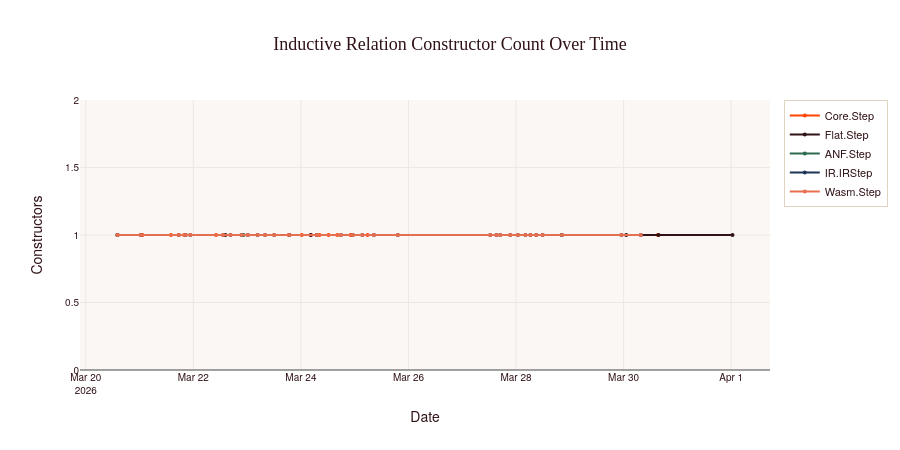

Write notebook code for a chart like this one.
### Markdown cell above
## 12. Inductive Step/Steps/Behaves Relations — Evolution

### Code cell
# Track the core inductive relations that define program semantics
inductives_to_track = [
    ('VerifiedJS/Core/Semantics.lean', 'Step', 'Core.Step'),
    ('VerifiedJS/Core/Semantics.lean', 'Behaves', 'Core.Behaves'),
    ('VerifiedJS/Flat/Semantics.lean', 'Step', 'Flat.Step'),
    ('VerifiedJS/Flat/Semantics.lean', 'Behaves', 'Flat.Behaves'),
    ('VerifiedJS/ANF/Semantics.lean', 'Step', 'ANF.Step'),
    ('VerifiedJS/ANF/Semantics.lean', 'Behaves', 'ANF.Behaves'),
    ('VerifiedJS/Wasm/Semantics.lean', 'IRStep', 'IR.IRStep'),
    ('VerifiedJS/Wasm/Semantics.lean', 'IRBehaves', 'IR.IRBehaves'),
    ('VerifiedJS/Wasm/Semantics.lean', 'Step', 'Wasm.Step'),
    ('VerifiedJS/Wasm/Semantics.lean', 'Behaves', 'Wasm.Behaves'),
]

def track_inductive_evolution(filepath, ind_name, sample_every=10):
    """Track an inductive's constructor count and body over commits."""
    history = []
    commits_touching = list(repo.iter_commits('main', paths=filepath))
    commits_touching.reverse()

    prev_body = None
    for i, c in enumerate(commits_touching):
        if i % sample_every != 0 and i != len(commits_touching) - 1:
            continue
        try:
            blob = c.tree / filepath
            content = blob.data_stream.read().decode('utf-8', errors='replace')
            lines = content.splitlines()

            body = None
            for j, line in enumerate(lines):
                if re.match(rf'^(inductive|def)\s+{re.escape(ind_name)}\b', line):
                    body_lines = [line]
                    for k in range(j+1, min(j+60, len(lines))):
                        if re.match(r'^(private\s+)?(theorem|lemma|def|inductive|structure|instance|class|end|namespace|section)\b', lines[k]):
                            break
                        body_lines.append(lines[k])
                    body = '\n'.join(body_lines)
                    break

            if body:
                changed = body != prev_body
                constructors = sum(1 for l in body.splitlines() if re.match(r'\s+\|', l))
                prev_body = body
                history.append({
                    'ts': datetime.fromtimestamp(c.authored_date),
                    'hash': c.hexsha[:8],
                    'body': body,
                    'changed': changed,
                    'constructors': constructors,
                    'lines': len(body.splitlines()),
                })
        except (KeyError, TypeError):
            pass
    return pd.DataFrame(history)

# Plot constructor counts over time
fig = go.Figure()
for filepath, ind_name, label in inductives_to_track:
    h = track_inductive_evolution(filepath, ind_name, sample_every=15)
    if not h.empty and h['constructors'].max() > 0:
        fig.add_trace(go.Scatter(x=h['ts'], y=h['constructors'], name=label, mode='lines+markers',
            marker=dict(size=4)))

fig.update_layout(title='Inductive Relation Constructor Count Over Time', height=450,
    yaxis_title='Constructors', xaxis_title='Date')
fig.show()

### Figure 1 — Plotly figure (JSON) as saved in the notebook; plotly's stock layout.template omitted (floating-point values rounded to 4 significant figures)
{"data": [{"marker": {"size": 4}, "mode": "lines+markers", "name": "Core.Step", "type": "scatter", "x": ["2026-03-20T14:10:01.000000", "2026-03-21T01:20:02.000000", "2026-03-21T14:00:02.000000", "2026-03-21T19:55:01.000000", "2026-03-22T10:10:01.000000", "2026-03-23T18:35:01.000000", "2026-03-24T00:25:01.000000", "2026-03-24T04:25:01.000000", "2026-03-24T08:20:01.000000", "2026-03-24T12:20:01.000000", "2026-03-24T16:15:02.000000", "2026-03-24T22:10:01.000000", "2026-03-25T05:45:02.000000", "2026-03-30T15:15:01.000000"], "y": [1, 1, 1, 1, 1, 1, 1, 1, 1, 1, 1, 1, 1, 1]}, {"marker": {"size": 4}, "mode": "lines+markers", "name": "Flat.Step", "type": "scatter", "x": ["2026-03-20T14:10:01.000000", "2026-03-22T14:20:01.000000", "2026-03-24T04:25:01.000000", "2026-03-30T01:10:02.000000", "2026-03-30T15:35:01.000000", "2026-04-01T00:35:02.000000"], "y": [1, 1, 1, 1, 1, 1]}, {"marker": {"size": 4}, "mode": "lines+markers", "name": "ANF.Step", "type": "scatter", "x": ["2026-03-20T14:10:01.000000", "2026-03-22T22:25:01.000000", "2026-03-28T20:20:02.000000"], "y": [1, 1, 1]}, {"marker": {"size": 4}, "mode": "lines+markers", "name": "IR.IRStep", "type": "scatter", "x": ["2026-03-21T00:30:01.000000", "2026-03-21T17:30:02.000000", "2026-03-21T20:35:01.000000", "2026-03-21T22:40:01.000000", "2026-03-22T13:20:01.000000", "2026-03-22T16:35:02.000000", "2026-03-22T21:30:02.000000", "2026-03-23T00:20:01.000000", "2026-03-23T04:40:01.000000", "2026-03-23T08:00:02.000000", "2026-03-23T12:05:02.000000", "2026-03-23T18:55:01.000000", "2026-03-24T07:00:02.000000", "2026-03-24T17:50:02.000000", "2026-03-24T23:10:02.000000", "2026-03-25T03:25:02.000000", "2026-03-25T08:35:03.000000", "2026-03-25T19:15:01.000000", "2026-03-27T12:30:02.000000", "2026-03-27T15:15:02.000000", "2026-03-27T16:55:01.000000", "2026-03-27T21:25:02.000000", "2026-03-28T00:50:01.000000", "2026-03-28T04:10:16.000000", "2026-03-28T06:25:01.000000", "2026-03-28T09:00:02.000000", "2026-03-28T11:50:01.000000", "2026-03-28T20:30:02.000000", "2026-03-29T23:00:01.000000", "2026-03-30T07:40:01.000000"], "y": [1, 1, 1, 1, 1, 1, 1, 1, 1, 1, 1, 1, 1, 1, 1, 1, 1, 1, 1, 1, 1, 1, 1, 1, 1, 1, 1, 1, 1, 1]}, {"marker": {"size": 4}, "mode": "lines+markers", "name": "Wasm.Step", "type": "scatter", "x": ["2026-03-20T14:10:01.000000", "2026-03-21T00:30:01.000000", "2026-03-21T17:30:02.000000", "2026-03-21T20:35:01.000000", "2026-03-21T22:40:01.000000", "2026-03-22T13:20:01.000000", "2026-03-22T16:35:02.000000", "2026-03-22T21:30:02.000000", "2026-03-23T00:20:01.000000", "2026-03-23T04:40:01.000000", "2026-03-23T08:00:02.000000", "2026-03-23T12:05:02.000000", "2026-03-23T18:55:01.000000", "2026-03-24T07:00:02.000000", "2026-03-24T17:50:02.000000", "2026-03-24T23:10:02.000000", "2026-03-25T03:25:02.000000", "2026-03-25T08:35:03.000000", "2026-03-25T19:15:01.000000", "2026-03-27T12:30:02.000000", "2026-03-27T15:15:02.000000", "2026-03-27T16:55:01.000000", "2026-03-27T21:25:02.000000", "2026-03-28T00:50:01.000000", "2026-03-28T04:10:16.000000", "2026-03-28T06:25:01.000000", "2026-03-28T09:00:02.000000", "2026-03-28T11:50:01.000000", "2026-03-28T20:30:02.000000", "2026-03-29T23:00:01.000000", "2026-03-30T07:40:01.000000"], "y": [1, 1, 1, 1, 1, 1, 1, 1, 1, 1, 1, 1, 1, 1, 1, 1, 1, 1, 1, 1, 1, 1, 1, 1, 1, 1, 1, 1, 1, 1, 1]}], "layout": {"height": 450, "title": {"text": "Inductive Relation Constructor Count Over Time"}, "xaxis": {"title": {"text": "Date"}}, "yaxis": {"title": {"text": "Constructors"}}}}
